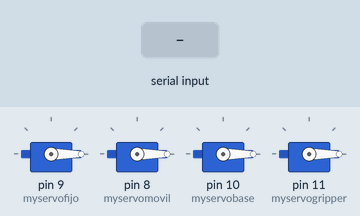
Simulated run of this sketch. Board: Arduino Uno, built with avr-gcc and run on an emulated ATmega328P. Parts: 4 × servo. The test bench sets the inputs (shaded band).

Above: at 1.2 s.
1.3 s: "90,45,200\n" received over Serial
At 3.1 s:
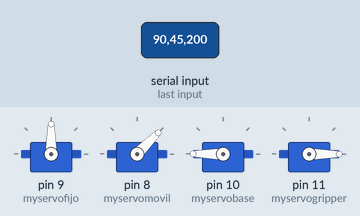
3.8 s: "30,150,10\n" received over Serial
At 6.0 s:
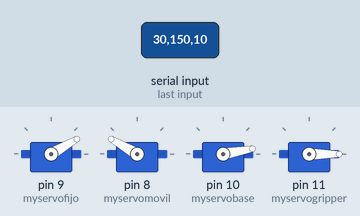
6.3 s: "90,45\n" received over Serial
At 8.8 s:
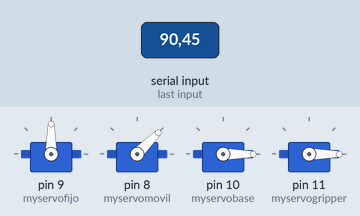
9.3 s: "30,150,10,200\n" received over Serial
At 9.6 s:
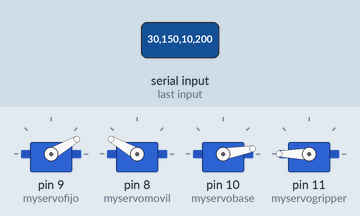
10.8 s: "30,150\n" received over Serial
At 12.6 s:
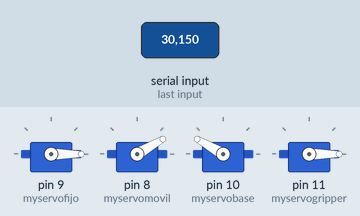
13.3 s: "1,90\n" received over Serial
At 16.5 s:
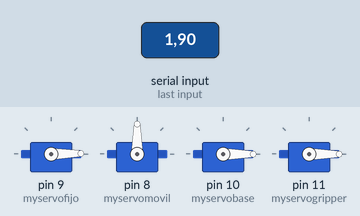
Timing chart, 0 to 17.3 s (numbered marks = the images above; inputs shaded):
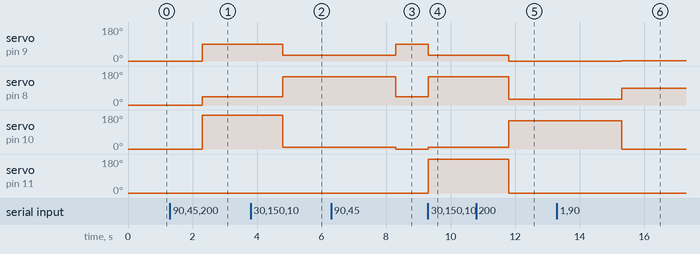

The sketch:

robotArm_slave.ino
```cpp
#include <Servo.h>
Servo myservofijo; // creamos objeto para controlar los servos
Servo myservomovil;
Servo myservobase;
Servo myservogripper;
int valfijo;
int valmovil;
int valbase;
int valgripper;
int state = 20;
void setup()
{
 Serial.begin(38400); // Establecemos el ratio de comunicación BT
 myservofijo.attach(9); // Relacionamos el pin con el objeto previamente declarado
 myservomovil.attach(8);
 myservobase.attach(10);
 myservogripper.attach(11);
}
void loop()
{
 if(Serial.available() > 0)
 {
 valfijo = Serial.parseInt(); // Leemos los datos provenientes del puerto serie
 valmovil = Serial.parseInt();
 valbase = Serial.parseInt();
 valgripper = Serial.parseInt();
 }
 myservofijo.write(valfijo); //El servo escribe los datos obtenidos previamente
 myservomovil.write(valmovil);
 myservobase.write(valbase);
 myservogripper.write(valgripper);
delay(10);
}
```

Measured:
- after the input at 1.3 s, servo on pin 9 (myservofijo): 0° → 90° after 1.0 s; servo on pin 8 (myservomovil): 0° → 45° after 1.0 s; servo on pin 10 (myservobase): 0° → 180° after 1.0 s
- after the input at 3.8 s, servo on pin 9 (myservofijo): 90° → 30° after 1.0 s; servo on pin 8 (myservomovil): 45° → 150° after 1.0 s; servo on pin 10 (myservobase): 180° → 10° after 1.0 s
- after the input at 6.3 s, servo on pin 9 (myservofijo): 30° → 90° after 2.0 s; servo on pin 8 (myservomovil): 150° → 45° after 2.0 s; servo on pin 10 (myservobase): 10° → 0° after 2.0 s
- after the input at 9.3 s, servo on pin 9 (myservofijo): 90° → 30° at once; servo on pin 8 (myservomovil): 45° → 150° at once; servo on pin 10 (myservobase): 0° → 10° at once; servo on pin 11 (myservogripper): 0° → 180° at once
- after the input at 10.8 s, servo on pin 9 (myservofijo): 30° → 0° after 1.0 s; servo on pin 8 (myservomovil): 150° → 30° after 1.0 s; servo on pin 10 (myservobase): 10° → 150° after 1.0 s; servo on pin 11 (myservogripper): 180° → 0° after 1.0 s
- after the input at 13.3 s, servo on pin 9 (myservofijo): 0° → 1° after 2.0 s; servo on pin 8 (myservomovil): 30° → 90° after 2.0 s; servo on pin 10 (myservobase): 150° → 0° after 2.0 s
